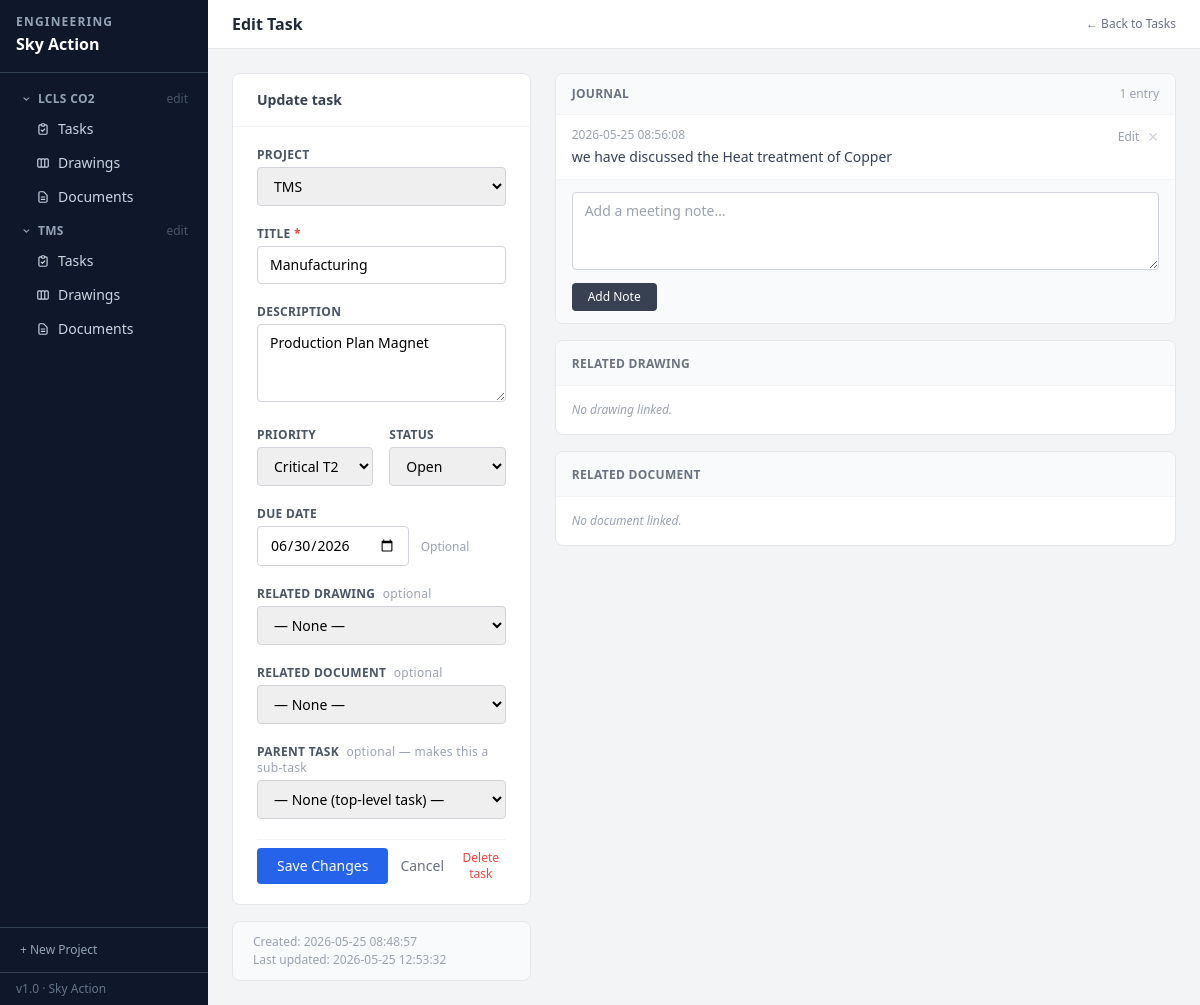
Before: /tasks/3/edit with the older database file.
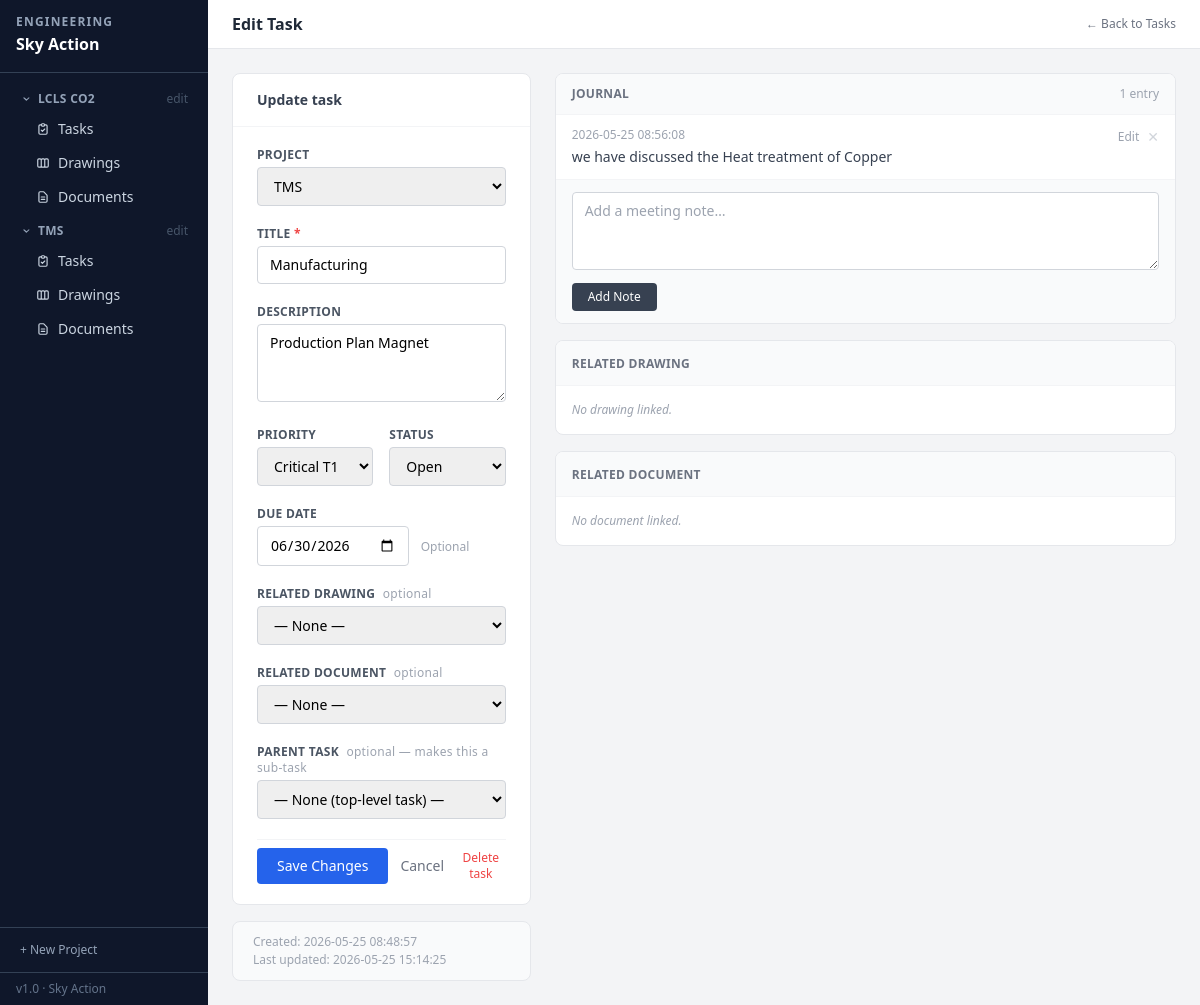
After: the same page with the newer database file.
### tables this page shows
CREATE TABLE tasks (
    id          INTEGER PRIMARY KEY AUTOINCREMENT,
    title       TEXT NOT NULL,
    description TEXT DEFAULT '',
    priority    TEXT NOT NULL DEFAULT 'Medium',
    status      TEXT NOT NULL DEFAULT 'Open',
    due_date    TEXT,
    drawing_id  INTEGER REFERENCES drawings(id) ON DELETE SET NULL,
    document_id INTEGER REFERENCES documents(id) ON DELETE SET NULL,
    created_at  TEXT NOT NULL DEFAULT (datetime('now','localtime')),
    updated_at  TEXT NOT NULL DEFAULT (datetime('now','localtime'))
, parent_id INTEGER REFERENCES tasks(id) ON DELETE CASCADE, project_id INTEGER REFERENCES projects(id) ON DELETE SET NULL);

CREATE TABLE projects (
    id          INTEGER PRIMARY KEY AUTOINCREMENT,
    name        TEXT NOT NULL,
    description TEXT DEFAULT '',
    status      TEXT NOT NULL DEFAULT 'Active',
    created_at  TEXT NOT NULL DEFAULT (datetime('now','localtime')),
    updated_at  TEXT NOT NULL DEFAULT (datetime('now','localtime'))
);

### app.py (the view, shortened to what this page needs)
@app.route('/tasks/<int:id>/edit', methods=['GET', 'POST'])
def task_edit(id):
    db = get_db()
    task = db.execute("SELECT * FROM tasks WHERE id=?", (id,)).fetchone()
    if not task:
        abort(404)
    dwgs = db.execute("SELECT id,number,title FROM drawings ORDER BY number").fetchall()
    docs = db.execute("SELECT id,number,title FROM documents ORDER BY number").fetchall()
    parent_tasks = db.execute(
        "SELECT id,title FROM tasks WHERE parent_id IS NULL AND id != ? ORDER BY title", (id,)
    ).fetchall()
    notes = db.execute(
        "SELECT * FROM task_notes WHERE task_id=? ORDER BY created_at DESC", (id,)
    ).fetchall()
    drawing = db.execute("SELECT * FROM drawings WHERE id=?",
                         (task['drawing_id'],)).fetchone() if task['drawing_id'] else None
    document = db.execute("SELECT * FROM documents WHERE id=?",
                          (task['document_id'],)).fetchone() if task['document_id'] else None
    return render_template('task_form.html', task=task, drawings=dwgs, docs=docs,
                           parent_tasks=parent_tasks, preselect_parent=None,
                           notes=notes, drawing=drawing, document=document,
                           default_project='')

### app.py (called while the page is built)
def get_db():
    if 'db' not in g:
        g.db = sqlite3.connect(str(DB_PATH))
        g.db.row_factory = sqlite3.Row
        g.db.execute("PRAGMA foreign_keys = ON")
    return g.db

@app.context_processor
def inject_globals():
    from datetime import date
    projects = get_db().execute("SELECT * FROM projects ORDER BY name").fetchall()
    return {'now': date.today().isoformat(), 'all_projects': projects}

### templates/task_form.html (shortened to what the changed rows need)
{% extends "base.html" %}
{% block header %}{% if task %}Edit Task{% else %}New Task{% endif %}{% endblock %}
{% block content %}
{% if task %}<div class="grid grid-cols-3 gap-6 items-start">
  <div class="col-span-1 space-y-4">
{% else %}<div class="max-w-2xl">
{% endif %}
  <div class="bg-white rounded-lg border border-gray-200">
    <div class="px-6 py-4 border-b border-gray-100">
      <h2 class="font-semibold text-gray-700">
        {% if task %}Update task{% else %}Create a new task{% endif %}
      </h2>
    </div>
    <form method="post" class="px-6 py-5 space-y-5">
      <div>
        <label class="block text-xs font-semibold text-gray-600 uppercase tracking-wide mb-1">Project</label>
        <select name="project_id"
                class="w-full border border-gray-300 rounded px-3 py-2 text-sm focus:outline-none focus:ring-2 focus:ring-blue-400">
          {% for p in all_projects %}
            <option value="{{ p.id }}"
              {% if (task and task.project_id == p.id) or (not task and default_project == p.id | string) %}selected{% endif %}>
              {{ p.name }}
            </option>
          {% endfor %}
        </select>
      </div>
      <div>
        <label class="block text-xs font-semibold text-gray-600 uppercase tracking-wide mb-1">
          Title <span class="text-red-500">*</span>
        </label>
        <input type="text" name="title" required
               value="{{ task.title if task else '' }}"
               class="w-full border border-gray-300 rounded px-3 py-2 text-sm focus:outline-none focus:ring-2 focus:ring-blue-400"
               placeholder="e.g. Review CDR drawings for cryostat">
      </div>
      <div>
        <label class="block text-xs font-semibold text-gray-600 uppercase tracking-wide mb-1">Description</label>
        <textarea name="description" rows="3"
                  class="w-full border border-gray-300 rounded px-3 py-2 text-sm focus:outline-none focus:ring-2 focus:ring-blue-400 resize-y"
                  placeholder="Additional context, acceptance criteria, or notes…">{{ task.description if task else '' }}</textarea>
      </div>
      <div class="grid grid-cols-2 gap-4">
        <div>
          <label class="block text-xs font-semibold text-gray-600 uppercase tracking-wide mb-1">Priority</label>
          <select name="priority"
                  class="w-full border border-gray-300 rounded px-3 py-2 text-sm focus:outline-none focus:ring-2 focus:ring-blue-400">
            {% for level in ['Critical','High','Medium','Low'] %}
              <optgroup label="{{ level }}">
                {% for n in ['T1','T2','T3'] %}
                  {% set p = level ~ ' ' ~ n %}
                  <option value="{{ p }}" {% if (task and task.priority == p) or (not task and p == 'Medium T2') %}selected{% endif %}>
                  </option>
                {% endfor %}
              </optgroup>
            {% endfor %}
          </select>
        </div>
        <div>
          <label class="block text-xs font-semibold text-gray-600 uppercase tracking-wide mb-1">Status</label>
          <select name="status"
                  class="w-full border border-gray-300 rounded px-3 py-2 text-sm focus:outline-none focus:ring-2 focus:ring-blue-400">
            {% for s in ['Open','In Progress','Done'] %}
              <option value="{{ s }}" {% if (task and task.status == s) or (not task and s == 'Open') %}selected{% endif %}>
                {{ s }}
              </option>
            {% endfor %}
          </select>
        </div>
      </div>
      <div>
        <label class="block text-xs font-semibold text-gray-600 uppercase tracking-wide mb-1">Due Date</label>
        <input type="date" name="due_date"
               value="{{ task.due_date if task and task.due_date else '' }}"
               class="border border-gray-300 rounded px-3 py-2 text-sm focus:outline-none focus:ring-2 focus:ring-blue-400">
        <span class="text-xs text-gray-400 ml-2">Optional</span>
      </div>
    </form>
  </div>
  {% if task %}
  <div class="bg-gray-50 border border-gray-200 rounded-lg px-5 py-3 text-xs text-gray-400 space-y-0.5">
    <div>Created: {{ task.created_at }}</div>
    <div>Last updated: {{ task.updated_at }}</div>
  </div>
  {% endif %}
{% if task %}
  </div>
</div>
{% else %}</div>
{% endif %}
{% endblock %}

Changed rows visible on the page:
changed tasks "Manufacturing": priority "Critical T2" → "Critical T1"; updated_at "2026-05-25 12:53:32" → "2026-05-25 15:14:25"
